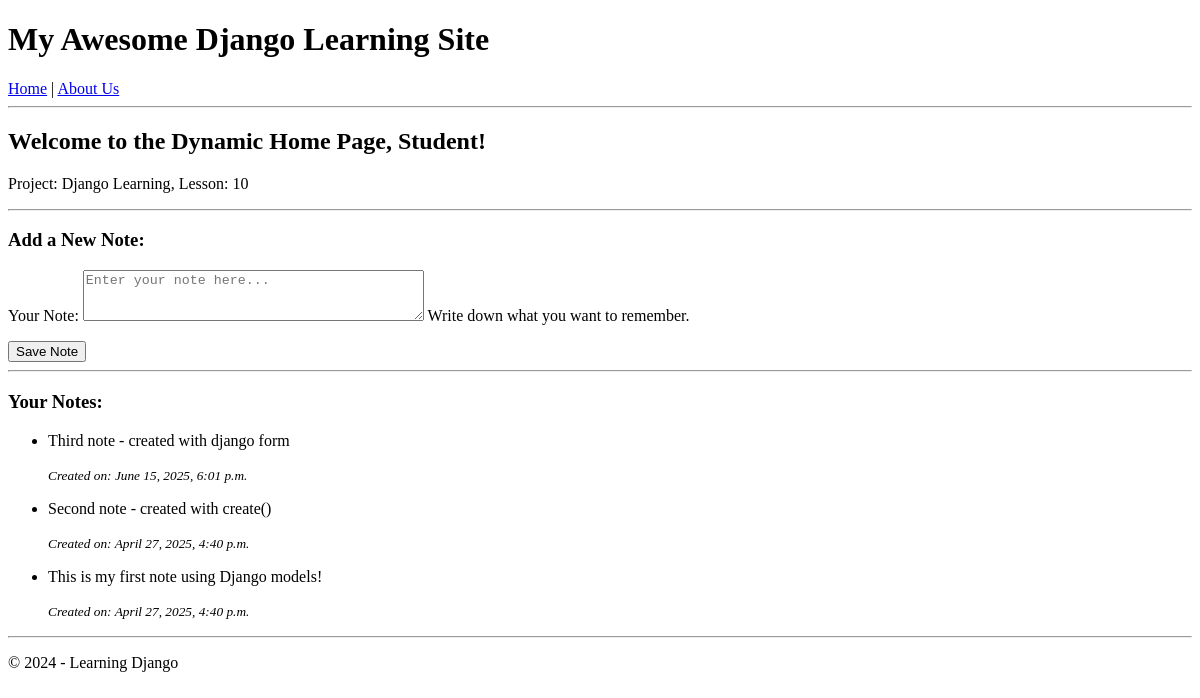
The app's page /, older data.
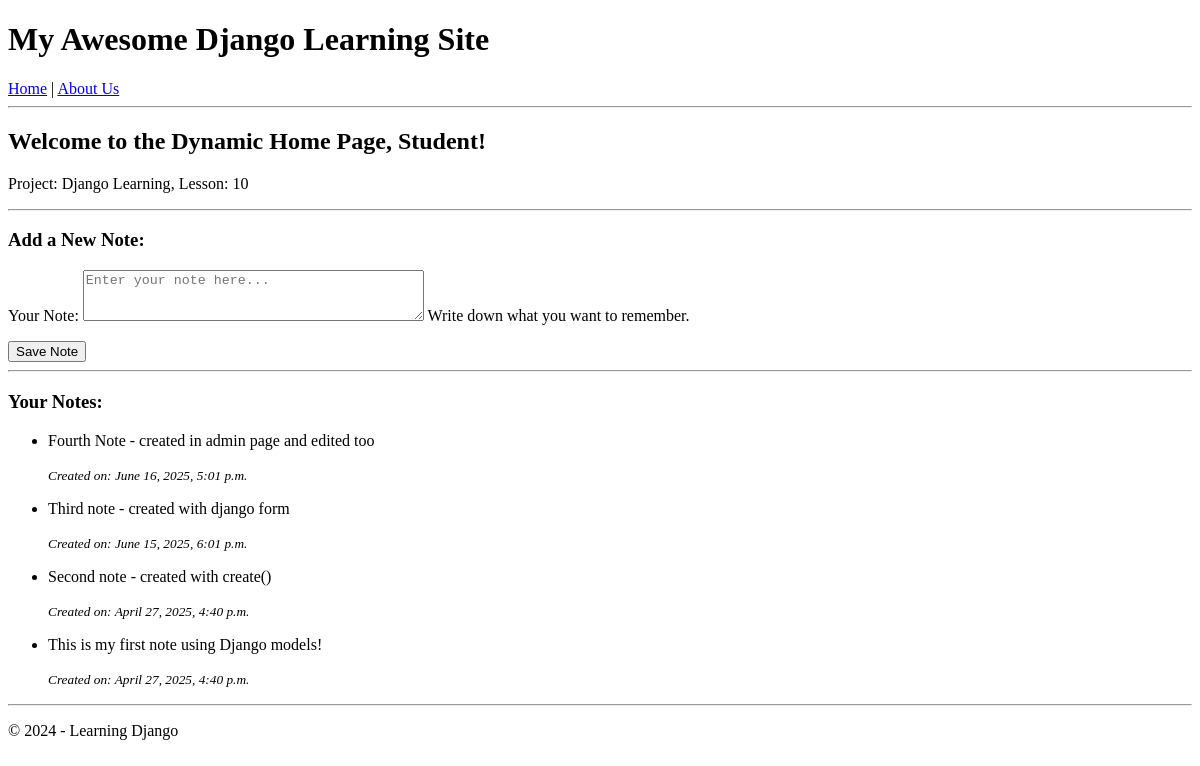
The same page, newer data.
### pages/models.py (models this page shows, shortened)
class Note(models.Model):
    text = models.TextField()
    created_at = models.DateTimeField(auto_now_add=True) # Automatically set on creation

### pages/views.py (the view)
# urls.py: path('', views.home_page_view, name='home'),
def home_page_view(request):
    template_name = "pages/home.html"
    if request.method == 'POST':
        form = NoteForm(request.POST)
        if form.is_valid():
            form.save()
            return redirect('pages:home') # Updated to use namespace
    else:
        form = NoteForm()
    all_notes = Note.objects.all().order_by('-created_at')
    current_time = datetime.datetime.now()
    user_name = "Student"
    course_list = ["Python", "HTML", "Django", "CSS"]
    logged_in = True
    info = {
        'project': 'Django Learning',
        'lesson': 10 # Updated lesson number
    }
    context = {
        'form': form,
        'notes_list': all_notes,
        'current_datetime': current_time,
        'name': user_name,
        'courses': course_list,
        'is_logged_in': logged_in,
        'info': info,
    }
    return render(request, template_name, context)

### pages/forms.py
class NoteForm(forms.ModelForm):
    class Meta:
        model = Note  # Specify which model this form is for
        fields = ['text'] # Specify which fields from the model should be in the form
        widgets = {
            'text': forms.Textarea(attrs={'rows': 3, 'placeholder': 'Enter your note here...'}),
        }
        labels = {
            'text': 'Your Note',
        }
        help_texts = {
            'text': 'Write down what you want to remember.',
        }

### pages/templates/pages/home.html (shortened to what this page needs)
{% extends "base.html" %}
{% block content %}
<h2>Welcome to the Dynamic Home Page, {{ name }}!</h2>
<p>Project: {{ info.project }}, Lesson: {{ info.lesson }}</p>
<hr>
<h3>Add a New Note:</h3>
<form method="POST" action="">
  {{ form.as_p }}
  <button type="submit">Save Note</button>
</form>
<hr>
<h3>Your Notes:</h3>
{% if notes_list %}
<ul>
  {% for note_item in notes_list %}
  <li>
    <p>{{ note_item.text }}</p>
    <small><em>Created on: {{ note_item.created_at|date:"F j, Y, P" }}</em></small>
  </li>
  {% endfor %}
</ul>
{% else %}
<p>You haven't created any notes yet!</p>
{% endif %}
{% endblock content %}

Row changes from the older to the newer data that the page shows:
added Note: text "Fourth Note - created in admin page and edited too", created_at "June 16, 2025, 5:01 p.m."
